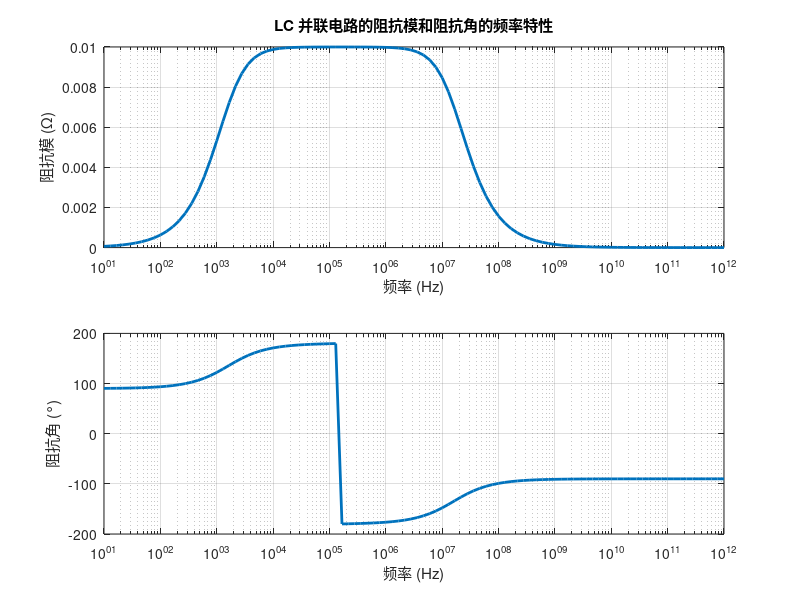

MATLAB code for this plot:
clear,clc;
% 定义电感、电容和电阻的值
L = 1e-6; % 电感值 1 毫亨
C = 1e-6; % 电容值 1 微法(实际电容和电感内部有电阻)
R = 100; % 电阻值 1000 欧姆

% 计算 LC 并联电路的阻抗
f = logspace(1,12,100); % 生成 100 个对数均匀分布的频率点
%10e1到10e12
Z = 1j*2*pi*f*L./(1 - (2*pi*f).^2*L*C - 1j*2*pi*f*R*C); % 计算 LC 并联电路的阻抗

% 绘制阻抗模和阻抗角的频率特性
figure;
subplot(2,1,1);
semilogx(f,abs(Z),'LineWidth',2);
grid on;
xlabel('频率 (Hz)');
ylabel('阻抗模 (\Omega)');
title('LC 并联电路的阻抗模和阻抗角的频率特性');
subplot(2,1,2);
semilogx(f,angle(Z)*180/pi,'LineWidth',2);
grid on;
xlabel('频率 (Hz)');
ylabel('阻抗角 (°)');